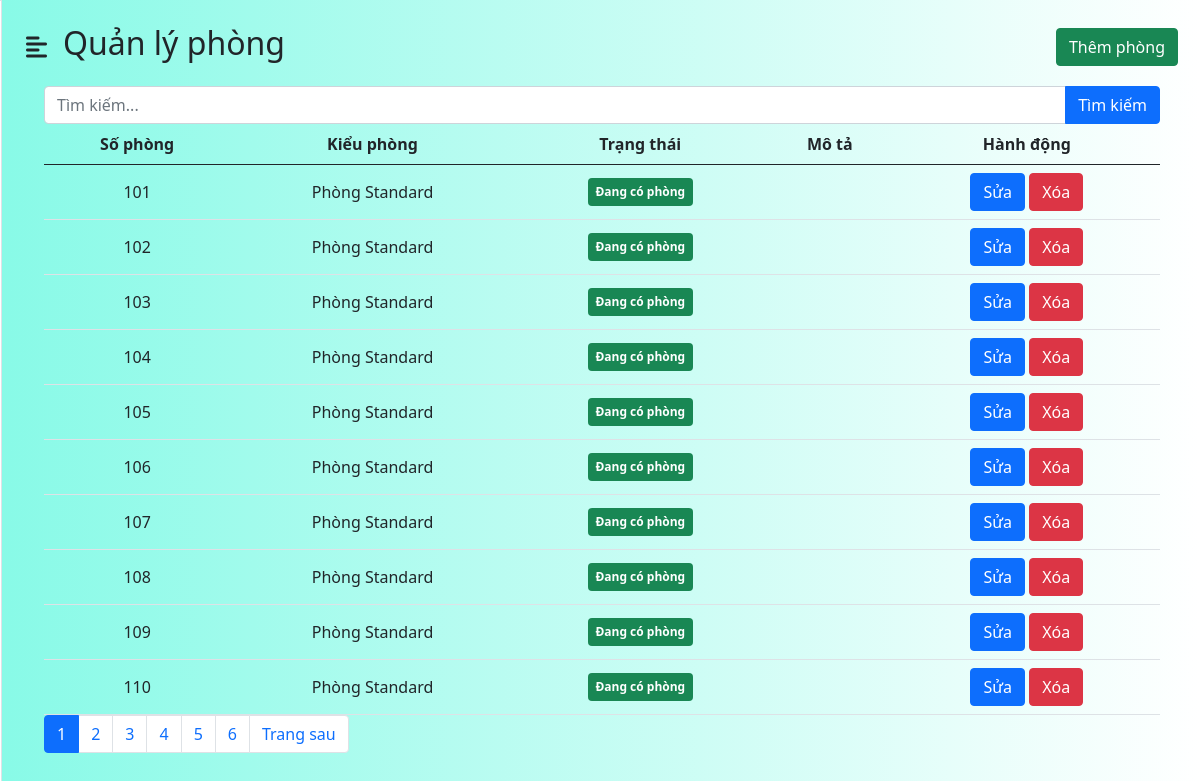
/admin/index.php?act=room (signed in), run on the app's committed database.
### tables this page shows
CREATE TABLE `rooms` (
  `id` int(11) NOT NULL,
  `room_number` varchar(10) NOT NULL,
  `room_type_id` int(11) NOT NULL,
  `status` enum('available','booked','','') NOT NULL DEFAULT 'available',
  `description` text NOT NULL
);

CREATE TABLE `room_types` (
  `id` int(11) NOT NULL,
  `type_name` varchar(50) NOT NULL,
  `adult` int(11) NOT NULL,
  `child` int(11) NOT NULL,
  `price` double(10,2) NOT NULL,
  `quantity` int(11) NOT NULL DEFAULT 0,
  `description` text NOT NULL
);

### admin/models/roomtypesmodel.php (called while the page is built, shortened)
<?php
function getAllRoomtypess(){
    $conn=connectdb();
    $sql = "SELECT rt.*,i.image_url,(rt.quantity - COALESCE(SUM(CASE WHEN r.status = 'booked' THEN 1 ELSE 0 END), 0)) AS available_quantity FROM room_types rt  LEFT JOIN images i ON rt.id = i.room_type_id LEFT JOIN rooms r ON rt.id=r.room_type_id GROUP BY rt.id" ;
    $stmt =$conn-> prepare($sql);
    $stmt->execute();
    $kq=$stmt->fetchAll(PDO::FETCH_ASSOC);
    return $kq;
}
?>

### admin/models/roomsmodel.php (called while the page is built, shortened)
<?php
    function getAllRoom($page , $limit ) {
        $conn = connectdb();
        $offset = ($page - 1) * $limit;
        $sql = "SELECT r.*, rt.type_name FROM rooms r LEFT JOIN room_types rt ON r.room_type_id = rt.id ORDER BY r.room_number ASC LIMIT :offset, :limit";
        $stmt = $conn->prepare($sql);
        $stmt->bindParam(':offset', $offset, PDO::PARAM_INT);
        $stmt->bindParam(':limit', $limit, PDO::PARAM_INT);
        $stmt->execute();
        $rooms = $stmt->fetchAll(PDO::FETCH_ASSOC);
        $total_query = "SELECT COUNT(*) as total FROM rooms";
        $total_result = $conn->query($total_query);
        $total_row = $total_result->fetch(PDO::FETCH_ASSOC);
        $total_records = $total_row['total'];
        $total_pages = ceil($total_records / $limit);
        return [
            'rooms' => $rooms,
            'total_pages' => $total_pages
        ];
    }
?>

### admin/room.php (the view, shortened to what this page needs)
<div class="rooms-management">
    <div class="container">
        <div class="table-wrapper">
            <form method="get" action="index.php">
                <div class="input-group">
                    <input type="text" class="form-control" name="search" placeholder="Tìm kiếm..."
                        value="<?php echo $_GET['search'] ?? ''; ?>">
                    <button class="btn btn-primary" type="submit">Tìm kiếm</button>
                </div>
            </form>
            <table class="table mb-0">
                <thead>
                    <tr>
                        <th>Số phòng</th>
                        <th>Kiểu phòng</th>
                        <th>Trạng thái</th>
                        <th>Mô tả</th>
                        <th>Hành động</th>
                    </tr>
                </thead>
                <?php
                    foreach($kq as $rooms){
                        ?>
                <tr>
                    <td class="align-middle "><?php echo $rooms['room_number']; ?></td>
                    <td class="align-middle "><?php echo $rooms['type_name']; ?></td>
                    <td>
                        <?php
                    if($rooms['status']=="available"){
                        echo '<span class="badge bg-success py-2 ">Đang có phòng</span>';
                    } else
                    {
                        echo '<span class="badge bg-danger py-2 px-3">Đã đặt</span>';
                    }
                    ?>
                    </td>
                    <td class="align-middle "><?php echo $rooms['description']; ?></td>
                    <td class="align-middle "><a href="index.php?act=updateRoom&id=<?php echo $rooms['id'];?>"
                            class=" btn btn-primary">Sửa</a>
                        <a href="#" onclick="confirmDeleteroom(<?php echo $rooms['id']; ?>)"
                            class=" btn btn-danger">Xóa</a>
                    </td>
                </tr>
                <?php
                }
                ?>
            </table>
            <div class="pagination">
                <ul class="pagination">
                    <?php for ($i = 1; $i <= $total_pages; $i++): ?>
                    <li class="page-item <?php echo ($i == $page) ? 'active' : ''; ?>">
                        <a class="page-link" href="index.php?act=room&page=<?php echo $i; ?>"><?php echo $i; ?></a>
                    </li>
                    <?php endfor; ?>
                    <?php if ($page < $total_pages): ?>
                    <li class="page-item">
                        <a class="page-link" href="index.php?act=room&page=<?php echo $page + 1; ?>">Trang
                            sau</a>
                    </li>
                    <?php endif; ?>
                </ul>
            </div>
        </div>
    </div>
</div>

### admin/dashboard.php (shortened to what this page needs)
<!DOCTYPE html>
<html lang="en">
<head>
    <link href="https://cdn.jsdelivr.net/npm/bootstrap@5.0.2/dist/css/bootstrap.min.css" rel="stylesheet"
>
    <link rel="stylesheet" href="https://cdnjs.cloudflare.com/ajax/libs/font-awesome/6.6.0/css/all.min.css"
 />
    <link href="https://cdn.jsdelivr.net/npm/bootstrap-icons/font/bootstrap-icons.css" rel="stylesheet">
    <link rel="stylesheet" href="https://cdn.jsdelivr.net/npm/pagination.js/dist/pagination.css">
    <link href="https://cdn.jsdelivr.net/npm/sweetalert2@11.14.5/dist/sweetalert2.min.css" rel="stylesheet">
    <link rel="stylesheet" href="../css/styles.css">
</head>
<body>
    <div class="d-flex" id="wrapper">
        <div class="menu border border-end-2 border-black " id="sidebar-wrapper">
        </div>
        <div class="" id="page-content-wrapper">
            <div class="navbar navbar-expand-lg navbar-light bg-transparent py-4 pb-3 px-4 justify-content-between">
                <div class="d-flex align-items-center">
                    <i class="fas fa-align-left primary-text fs-4 me-3" id="menu-toggle"></i>
                    <h2 class="fs-2 m-8">
                        <?php
                            require_once "txtdashboard.php";
                        ?>
                    </h2>
                </div>
                <button data-bs-target="<?php echo $target??"";?>" type="button"
                    class="btn btn-success <?php echo $visible??""; ?> " data-bs-toggle="modal">
                    <?php echo $text;?>
                </button>
            </div>
            <div class="container-fluid px-4">

### admin/txtdashboard.php (shortened to what this page needs)
<?php
$title='Dashboard';
if (isset($_GET['act'])) {
        switch($_GET['act']){
                case 'room':
                case 'delRoom':
                case 'addRoom':
                case 'updateRoom':
                        $title='Quản lý phòng';
                        $target='#addRoomModal';
                        $text='Thêm phòng';
                        $visible= 'd-block' ;
                        break;
        }
}
echo $title;
?>

### admin/index.php (shortened to what this page needs)
<?php
include "dashboard.php";
 if (isset($_GET['act'])) {
        switch($_GET['act']){
                case 'room':
                        include_once '../admin/models/roomsmodel.php';
                        include_once '../admin/models/roomtypesmodel.php';
                        $page="";
                        $total_pages="";
                        $search = isset($_GET['search']) ? trim($_GET['search']) : '';
                        if (!empty($search)) {
                                $kq=searchRoom($search);
                        }else{
                                $page = isset($_GET['page']) ? $_GET['page'] : 1;
                                $limit = 10;
                                $result = getAllRoom($page, $limit);
                                $kq = $result['rooms'];
                                $total_pages = $result['total_pages'];
                                $roomtype=getAllRoomtypess();
                        }
                        require_once 'room.php';
                        break;
        }
}
include "footer.php";
?>

### admin/footer.php (shortened to what this page needs)
</div>
</div>
</div>
</body>
</html>

### css/styles.css (style rules this page uses)
.menu { background-color: white; }
#wrapper { overflow-x: hidden; background-image: linear-gradient(to right, #88fae7, white); }
#sidebar-wrapper { min-height: 100vh; margin-left: -15rem; transition: margin 0.25s ease-out; }
#page-content-wrapper { min-width: 100vw; }
#menu-toggle { cursor: pointer; }

### admin/dashboard.php (style rules this page uses)
tr { text-align: center; }
.table tbody td { vertical-align: middle; }

### data on the page
rooms: room_number "101", room_type.type_name "Phòng Standard", status "Đang có phòng"
rooms: room_number "102", room_type.type_name "Phòng Standard", status "Đang có phòng"
rooms: room_number "103", room_type.type_name "Phòng Standard", status "Đang có phòng"
rooms: room_number "104", room_type.type_name "Phòng Standard", status "Đang có phòng"
rooms: room_number "105", room_type.type_name "Phòng Standard", status "Đang có phòng"
rooms: room_number "106", room_type.type_name "Phòng Standard", status "Đang có phòng"
rooms: room_number "107", room_type.type_name "Phòng Standard", status "Đang có phòng"
rooms: room_number "108", room_type.type_name "Phòng Standard", status "Đang có phòng"
rooms: room_number "109", room_type.type_name "Phòng Standard", status "Đang có phòng"
rooms: room_number "110", room_type.type_name "Phòng Standard", status "Đang có phòng"

### other printed values
$title "Quản lý phòng"
$text "Thêm phòng"
